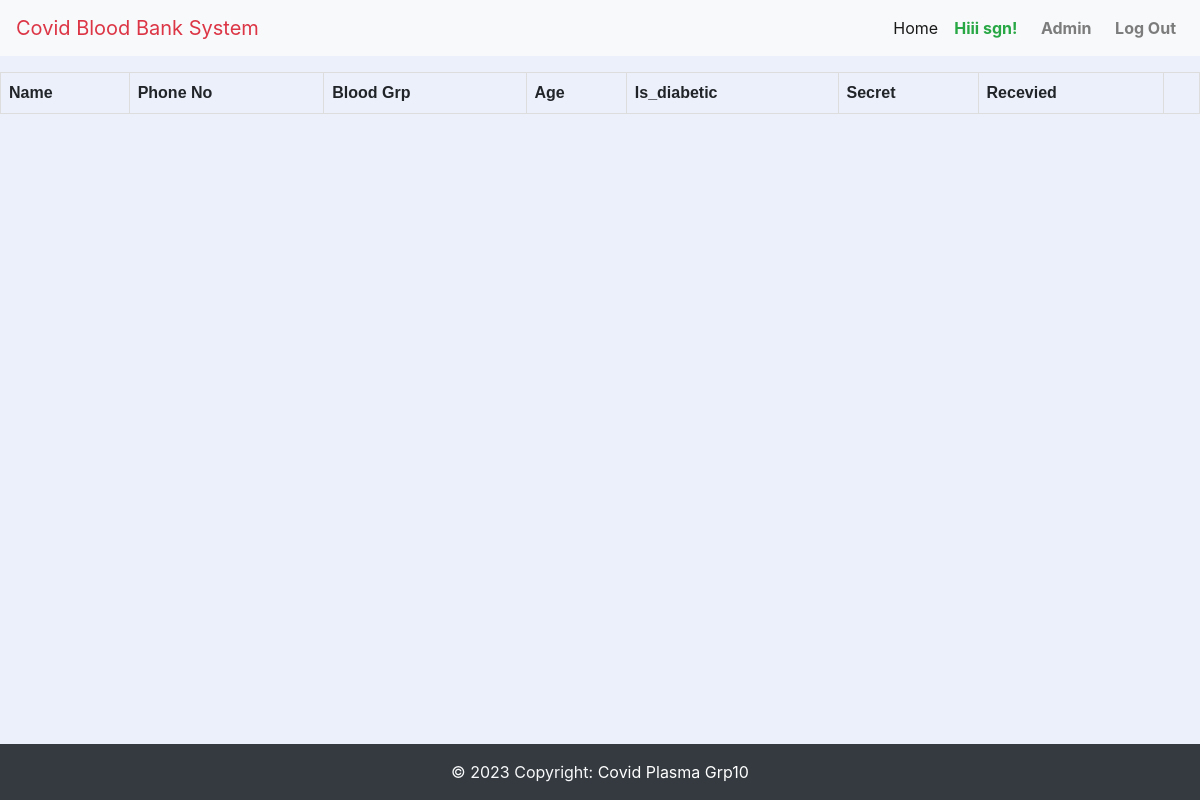
/BankAdminPage (signed in), run on an earlier commit of the app's database.
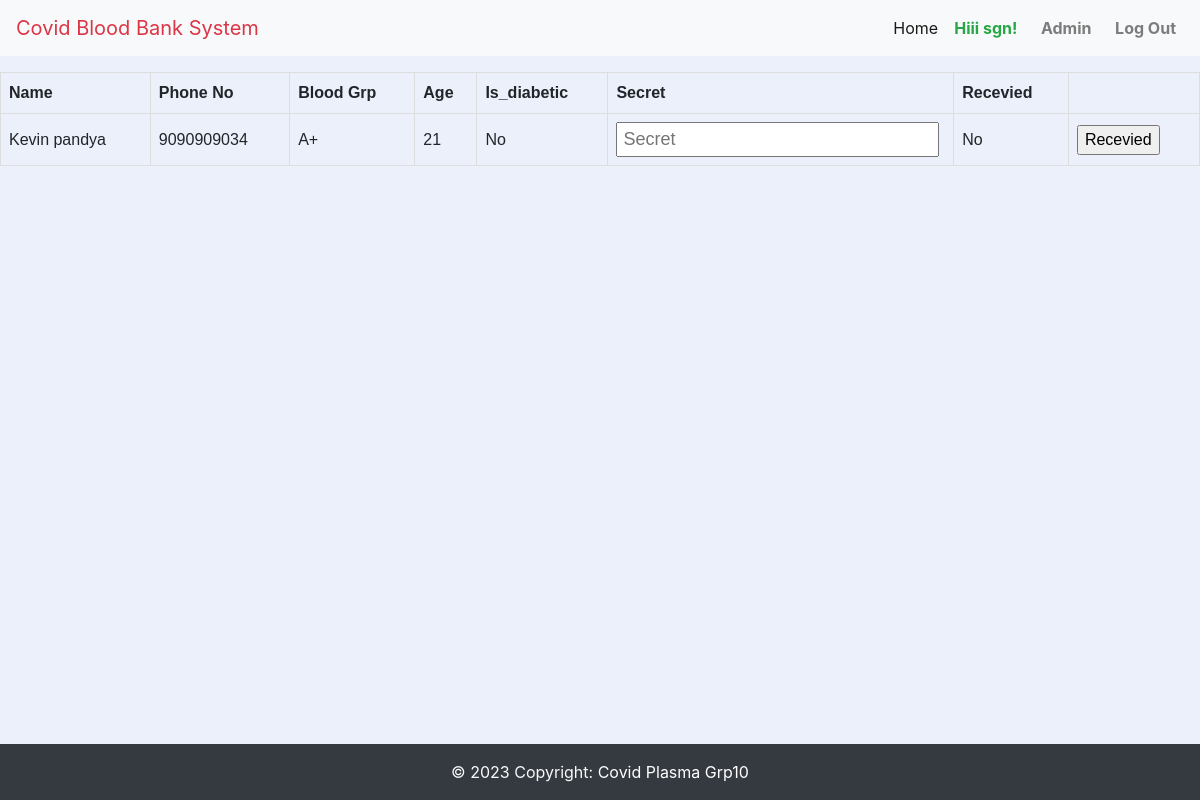
And on a later commit of the database.
### BankApp/models.py (models this page shows, shortened)
class DonnerModel(models.Model):
    fullname = models.CharField(max_length=100)
    Did = models.ForeignKey(User, on_delete=models.CASCADE)
    phone_no = models.IntegerField()
    BloodGrp = models.CharField(max_length=20)
    Age = models.IntegerField()
    is_diabitic =  models.BooleanField()
    Bid = models.ForeignKey(Banks, on_delete=models.CASCADE)
    donnate_date = models.DateField()
    is_recived_by_bank = models.BooleanField(default=False)
    Secret = models.CharField(max_length=100,default="SGN1ONS")

### BankApp/views.py (the view, shortened to what this page needs)
# urls.py: path("BankAdminPage", views.BankAdminPage, name="BankAdminPage"),
def BankAdminPage(request):
	DonnerData = DonnerModel.objects.filter(is_recived_by_bank=0)
	return render (request=request, template_name="BankAdmin.html", context={"DonnerData":DonnerData})

### templates/BankAdmin.html (shortened to what this page needs)
{% extends "base.html" %}
{% block content %}
{% if request.user.is_staff%}
<table>
  <tr>
    <th>Name</th>
    <th>Phone No</th>
    <th>Blood Grp</th>
	<th>Age</th>
	<th>Is_diabetic</th>
	<th>Secret </th>
	<th>Recevied</th>
	<th></th>
  </tr>
  {% for i in DonnerData %}
	  <form method="POST">
	<tr>
		<td>{{i.fullname}}</td>
		<td>{{i.phone_no}}</td>
		<td>{{i.BloodGrp}}</td>
		<td>{{i.Age}}</td>
		<td>
		{% if i.is_diabitic %}
			Yes
		{%else%}
			No
		{%endif%}
		</td>
		<td>
			<input type="text" name="Secret" placeholder="Secret">
		</td>
		<td>
		{% if i.is_recived_by_bank %}
			Yes
		{%else%}
			No
		{%endif%}
		</td>
		<td>
			<input type="submit" name="login" value="Recevied">
		</td>
		</form>
	{%endfor%}
</table>
{%else%}
<h1> You are not authorize to see this page.</h1>
{%endif%}
{% endblock %}

### templates/base.html (shortened to what this page needs)
{% load static %}
<!DOCTYPE html>
<html lang="en">
<head>
<link href="{% static 'css/bootstrap.min.css' %}" rel="stylesheet">
<link href="{% static 'css/font-awesome.min.css' %}" rel="stylesheet">
<link href="{% static 'js/bootstrap.min.js' %}" rel="stylesheet">
<link href="{% static 'js/jquery.min.js' %}" rel="stylesheet">
<link href="{% static 'js/popper.min.js' %}" rel="stylesheet">
<link rel="stylesheet" href="https://stackpath.bootstrapcdn.com/bootstrap/4.3.1/css/bootstrap.min.css">
<link rel="stylesheet" href="https://maxcdn.bootstrapcdn.com/font-awesome/4.7.0/css/font-awesome.min.css">
</head>
<body>
<div>
	<nav class="navbar navbar-expand-lg navbar-light bg-light">
		<a class="navbar-brand text-danger" href="#">Covid Blood Bank System</a>
		<div class="collapse navbar-collapse" id="navbarSupportedContent">
		  <form class="form-inline my-2 my-lg-0">
			<ul class="navbar-nav mr-auto">
				<li class="nav-item active">
				  <a class="nav-link" href="{% url 'home' %}">Home <span class="sr-only">(current)</span></a>
				</li>
				<li class="nav-item">
				{% if user.is_authenticated %}
				<a href="{% url 'home' %}" class="nav-link text-success">  <b>Hiii {{ user.username }}!</b></a>
				</li>
				<li class="nav-item ">
					 {% if request.user.is_staff%}
						 <a href="{% url 'BankAdminPage' %}" class="nav-link "> <b>&nbsp;&nbsp;Admin </b></a>
						 </li>
					 {%else%}
					 <li class="nav-item ">
						 <a href="{% url 'Donner' %}" class="nav-link "> <b>Donate</b>  </a>
		 </li>
					 {%endif%}
					 <a href="{% url 'logout' %}" class="nav-link "> <b>&nbsp;&nbsp;Log Out </b></a>
				 {% else%}
				 <a href="{% url 'login' %}" class="nav-link "> <b>&nbsp;&nbsp;Log In </b></a>
				 {% endif %}
		  </form>
		</div>
	  </nav>
</div>
{% block content %}
{% endblock %}
<footer class="page-footer font-small blue fixed-bottom">
  <div class="footer-copyright text-center py-3 bg-dark text-light">© 2023 Copyright:
    <a href="" class="text-white">Covid Plasma Grp10</a>
  </div>
</footer>
</body>
</html>

### templates/BankAdmin.html (style rules this page uses)
table { font-family: arial, sans-serif; border-collapse: collapse; width: 100%; }
td, th { border: 1px solid #dddddd; text-align: left; padding: 8px; }

What changed in the data, as far as the page shows it:
now on this page (row edited): DonnerModel: fullname "Kevin pandya", phone_no "9090909034", BloodGrp "A+", Age "21", is_diabitic "No", is_recived_by_bank "No"
